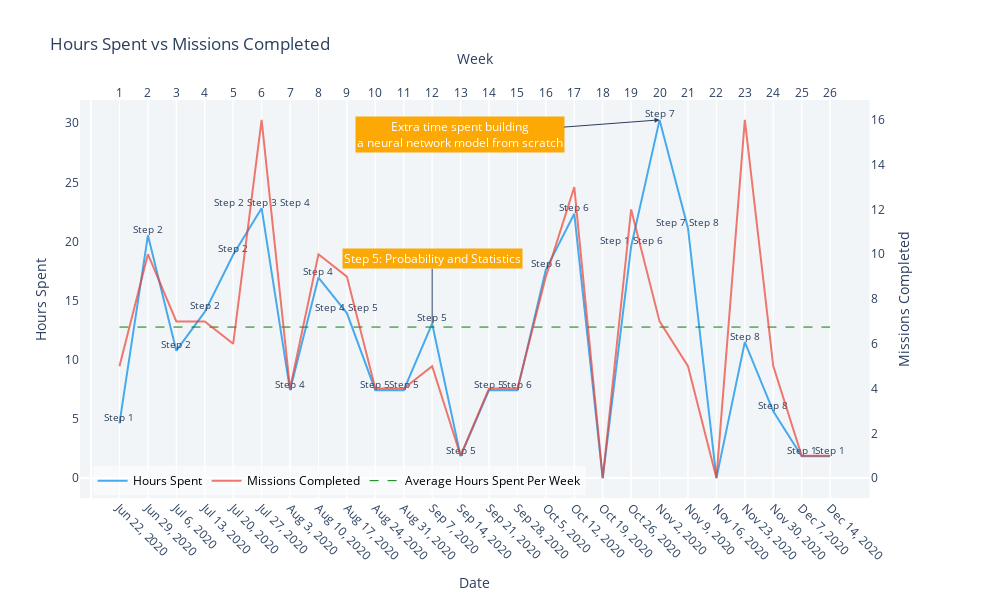

The notebook cell saved with this chart:
### Code cell
# Plot minutes_spent & missions completed by week 
from plotly.subplots import make_subplots

fig = make_subplots(specs=[[{"secondary_y": True}]])

# First trace hours spent by week
fig.add_trace(go.Scatter(
                  x = all_dates_curve.date,
                  y = round(all_dates_curve.minutes_spent/60, 2),
                  mode="lines+text",
                  text = [' '.join(map(str, row)) for row in all_dates_curve.steps],
                  textposition = "top center",
                  textfont = dict(
                      size = 10
                  ),
                  name = 'Hours Spent',
                  line = dict(
                  color = 'rgba(52, 162, 235, 0.9)'
               )
             ))



# Second trace missions completed by week 
fig.add_trace(
    go.Scatter(
        x = all_dates_curve.week,
        y = all_dates_curve.missions_completed,
        name = 'Missions Completed',
        mode="lines+text", # There's no text on the second trace, but change mode to 'lines+text' anyways to align x axes
        textposition = "top center", 
        line = dict(
        color = 'rgba(235, 64, 52, 0.7)'
        )
    ),
    secondary_y = True
)

# Third trace horizontal line for average hours spent per week 
fig.add_trace(
    go.Scatter(
        x = all_dates_curve.date,
        y = [avg_hr_week]*26,
        name = 'Average Hours Spent Per Week',
        mode = 'lines',
        line = dict(
            color = 'green',
            dash = 'dash',
            width = 1
        )
    )

)


fig.update_layout(
    width = 1000,
    height = 600,
    title = 'Hours Spent vs Missions Completed',
    xaxis = dict(tickvals = all_dates_curve.date,
                title = 'Date', 
                tickangle = 45
                ),
    xaxis2= dict(anchor = 'y', 
                 overlaying = 'x', 
                 side = 'top',
                 mirror = True,
                 tickvals = all_dates_curve.week,
                 title = 'Week'),
    
    yaxis = dict(
        title = 'Hours Spent',
        showgrid = False
    ),
    
    plot_bgcolor = 'rgba(230, 236, 240 0.5)',

    legend = dict(
        x = 0.015,
        y = 0.08,
        orientation="h",
        bgcolor = 'rgba(255, 255, 255, 0.5)',
        font = dict(
        size = 12,
        color = 'black'
        )
    )
)

# Update for secondary y axis 
fig.update_yaxes(title_text="Missions Completed", secondary_y=True, showgrid = False)

# Update x axis name for the second trace 
fig.data[1].update(xaxis= 'x2')

# Add annotation
fig.add_annotation(
    x = '2020-11-02',
    y = 30.28,
    xref = "x",
    yref = "y",
    ax = -200,
    ay = 15,
    arrowhead = 2,
    text = 'Extra time spent building<br>a neural network model from scratch',
    font = dict(
    color = 'white'),
    bgcolor = '#fca906'
)

fig.add_annotation(
   x = '2020-09-07',
    y = 13.05,
    xref = "x",
    yref = "y",
    ax = 0,
    ay = -65,
    arrowhead = 0,
    text = 'Step 5: Probability and Statistics',
    bgcolor = '#fca906',
    font = dict(
    color = 'white'))

config = { 'toImageButtonOptions': {
    'format': 'webp', # one of png, svg, jpeg, webp
    'filename': 'custom_image',
    'height': 600,
    'width': 1200,
    'scale': 1 # Multiply title/legend/axis/canvas sizes by this factor
  }}

fig.show(config = config)

### Figure 1 — Plotly figure (JSON) as saved in the notebook; plotly's stock layout.template omitted (floating-point values rounded to 4 significant figures)
{"data": [{"line": {"color": "rgba(52, 162, 235, 0.9)"}, "mode": "lines+text", "name": "Hours Spent", "text": ["Step 1", "Step 2", "Step 2", "Step 2", "Step 2", "Step 2 Step 3 Step 4", "Step 4", "Step 4", "Step 4 Step 5", "Step 5", "Step 5", "Step 5", "Step 5", "Step 5", "Step 6", "Step 6", "Step 6", "", "Step 1 Step 6", "Step 7", "Step 7 Step 8", "", "Step 8", "Step 8", "Step 1", "Step 1"], "textfont": {"size": 10}, "textposition": "top center", "type": "scatter", "x": ["2020-06-22T00:00:00", "2020-06-29T00:00:00", "2020-07-06T00:00:00", "2020-07-13T00:00:00", "2020-07-20T00:00:00", "2020-07-27T00:00:00", "2020-08-03T00:00:00", "2020-08-10T00:00:00", "2020-08-17T00:00:00", "2020-08-24T00:00:00", "2020-08-31T00:00:00", "2020-09-07T00:00:00", "2020-09-14T00:00:00", "2020-09-21T00:00:00", "2020-09-28T00:00:00", "2020-10-05T00:00:00", "2020-10-12T00:00:00", "2020-10-19T00:00:00", "2020-10-26T00:00:00", "2020-11-02T00:00:00", "2020-11-09T00:00:00", "2020-11-16T00:00:00", "2020-11-23T00:00:00", "2020-11-30T00:00:00", "2020-12-07T00:00:00", "2020-12-14T00:00:00"], "y": [4.62, 20.52, 10.77, 14.05, 18.88, 22.82, 7.43, 16.95, 13.95, 7.43, 7.43, 13.05, 1.85, 7.43, 7.43, 17.63, 22.35, 0, 19.58, 30.28, 21.13, 0, 11.5, 5.65, 1.85, 1.85]}, {"line": {"color": "rgba(235, 64, 52, 0.7)"}, "mode": "lines+text", "name": "Missions Completed", "textposition": "top center", "type": "scatter", "x": [1, 2, 3, 4, 5, 6, 7, 8, 9, 10, 11, 12, 13, 14, 15, 16, 17, 18, 19, 20, 21, 22, 23, 24, 25, 26], "xaxis": "x2", "y": [5, 10, 7, 7, 6, 16, 4, 10, 9, 4, 4, 5, 1, 4, 4, 9, 13, 0, 12, 7, 5, 0, 16, 5, 1, 1], "yaxis": "y2"}, {"line": {"color": "green", "dash": "dash", "width": 1}, "mode": "lines", "name": "Average Hours Spent Per Week", "type": "scatter", "x": ["2020-06-22T00:00:00", "2020-06-29T00:00:00", "2020-07-06T00:00:00", "2020-07-13T00:00:00", "2020-07-20T00:00:00", "2020-07-27T00:00:00", "2020-08-03T00:00:00", "2020-08-10T00:00:00", "2020-08-17T00:00:00", "2020-08-24T00:00:00", "2020-08-31T00:00:00", "2020-09-07T00:00:00", "2020-09-14T00:00:00", "2020-09-21T00:00:00", "2020-09-28T00:00:00", "2020-10-05T00:00:00", "2020-10-12T00:00:00", "2020-10-19T00:00:00", "2020-10-26T00:00:00", "2020-11-02T00:00:00", "2020-11-09T00:00:00", "2020-11-16T00:00:00", "2020-11-23T00:00:00", "2020-11-30T00:00:00", "2020-12-07T00:00:00", "2020-12-14T00:00:00"], "y": [12.77, 12.77, 12.77, 12.77, 12.77, 12.77, 12.77, 12.77, 12.77, 12.77, 12.77, 12.77, 12.77, 12.77, 12.77, 12.77, 12.77, 12.77, 12.77, 12.77, 12.77, 12.77, 12.77, 12.77, 12.77, 12.77]}], "layout": {"annotations": [{"arrowhead": 2, "ax": -200, "ay": 15, "bgcolor": "#fca906", "font": {"color": "white"}, "text": "Extra time spent building<br>a neural network model from scratch", "x": "2020-11-02", "xref": "x", "y": 30.28, "yref": "y"}, {"arrowhead": 0, "ax": 0, "ay": -65, "bgcolor": "#fca906", "font": {"color": "white"}, "text": "Step 5: Probability and Statistics", "x": "2020-09-07", "xref": "x", "y": 13.05, "yref": "y"}], "height": 600, "legend": {"bgcolor": "rgba(255, 255, 255, 0.5)", "font": {"color": "black", "size": 12}, "orientation": "h", "x": 0.015, "y": 0.08}, "plot_bgcolor": "rgba(230, 236, 240 0.5)", "title": {"text": "Hours Spent vs Missions Completed"}, "width": 1000, "xaxis": {"anchor": "y", "domain": [0, 0.94], "tickangle": 45, "tickvals": ["2020-06-22T00:00:00", "2020-06-29T00:00:00", "2020-07-06T00:00:00", "2020-07-13T00:00:00", "2020-07-20T00:00:00", "2020-07-27T00:00:00", "2020-08-03T00:00:00", "2020-08-10T00:00:00", "2020-08-17T00:00:00", "2020-08-24T00:00:00", "2020-08-31T00:00:00", "2020-09-07T00:00:00", "2020-09-14T00:00:00", "2020-09-21T00:00:00", "2020-09-28T00:00:00", "2020-10-05T00:00:00", "2020-10-12T00:00:00", "2020-10-19T00:00:00", "2020-10-26T00:00:00", "2020-11-02T00:00:00", "2020-11-09T00:00:00", "2020-11-16T00:00:00", "2020-11-23T00:00:00", "2020-11-30T00:00:00", "2020-12-07T00:00:00", "2020-12-14T00:00:00"], "title": {"text": "Date"}}, "xaxis2": {"anchor": "y", "mirror": true, "overlaying": "x", "side": "top", "tickvals": [1, 2, 3, 4, 5, 6, 7, 8, 9, 10, 11, 12, 13, 14, 15, 16, 17, 18, 19, 20, 21, 22, 23, 24, 25, 26], "title": {"text": "Week"}}, "yaxis": {"anchor": "x", "domain": [0, 1], "showgrid": false, "title": {"text": "Hours Spent"}}, "yaxis2": {"anchor": "x", "overlaying": "y", "showgrid": false, "side": "right", "title": {"text": "Missions Completed"}}}}
